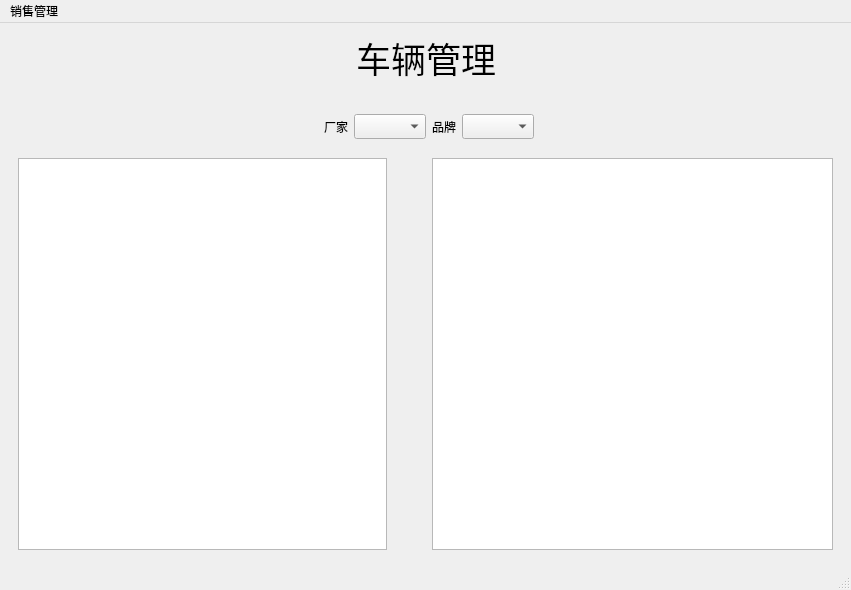
<?xml version="1.0" encoding="UTF-8"?>
<ui version="4.0">
 <class>MainWindow</class>
 <widget class="QMainWindow" name="MainWindow">
  <property name="geometry">
   <rect>
    <x>0</x>
    <y>0</y>
    <width>851</width>
    <height>590</height>
   </rect>
  </property>
  <property name="font">
   <font>
    <family>新宋体</family>
   </font>
  </property>
  <property name="windowTitle">
   <string>MainWindow</string>
  </property>
  <widget class="QWidget" name="centralwidget">
   <layout class="QGridLayout" name="gridLayout">
    <item row="0" column="0">
     <spacer name="horizontalSpacer_3">
      <property name="orientation">
       <enum>Qt::Horizontal</enum>
      </property>
      <property name="sizeHint" stdset="0">
       <size>
        <width>291</width>
        <height>20</height>
       </size>
      </property>
     </spacer>
    </item>
    <item row="0" column="1">
     <widget class="QLabel" name="labelTitle">
      <property name="font">
       <font>
        <family>新宋体</family>
        <pointsize>26</pointsize>
       </font>
      </property>
      <property name="text">
       <string>车辆管理</string>
      </property>
     </widget>
    </item>
    <item row="0" column="2">
     <spacer name="horizontalSpacer_4">
      <property name="orientation">
       <enum>Qt::Horizontal</enum>
      </property>
      <property name="sizeHint" stdset="0">
       <size>
        <width>291</width>
        <height>20</height>
       </size>
      </property>
     </spacer>
    </item>
    <item row="1" column="0" colspan="3">
     <widget class="QStackedWidget" name="stackedWidget">
      <property name="currentIndex">
       <number>1</number>
      </property>
      <widget class="QWidget" name="pageCar">
       <widget class="QSplitter" name="splitter">
        <property name="geometry">
         <rect>
          <x>0</x>
          <y>10</y>
          <width>811</width>
          <height>471</height>
         </rect>
        </property>
        <property name="orientation">
         <enum>Qt::Horizontal</enum>
        </property>
        <widget class="QToolBox" name="toolBox">
         <property name="minimumSize">
          <size>
           <width>400</width>
           <height>0</height>
          </size>
         </property>
         <property name="currentIndex">
          <number>0</number>
         </property>
         <widget class="QWidget" name="page_3">
          <property name="geometry">
           <rect>
            <x>0</x>
            <y>0</y>
            <width>546</width>
            <height>411</height>
           </rect>
          </property>
          <attribute name="label">
           <string>出售车辆</string>
          </attribute>
          <widget class="QWidget" name="layoutWidget1">
           <property name="geometry">
            <rect>
             <x>40</x>
             <y>120</y>
             <width>251</width>
             <height>23</height>
            </rect>
           </property>
           <layout class="QHBoxLayout" name="horizontalLayout_3">
            <item>
             <widget class="QLabel" name="label_3">
              <property name="text">
               <string>报价</string>
              </property>
             </widget>
            </item>
            <item>
             <widget class="QLineEdit" name="lineEditPrice"/>
            </item>
            <item>
             <widget class="QLabel" name="label_4">
              <property name="text">
               <string>万元</string>
              </property>
             </widget>
            </item>
           </layout>
          </widget>
          <widget class="QWidget" name="layoutWidget2">
           <property name="geometry">
            <rect>
             <x>40</x>
             <y>170</y>
             <width>181</width>
             <height>23</height>
            </rect>
           </property>
           <layout class="QHBoxLayout" name="horizontalLayout_4">
            <item>
             <widget class="QLabel" name="label_5">
              <property name="text">
               <string>数量</string>
              </property>
             </widget>
            </item>
            <item>
             <spacer name="horizontalSpacer_6">
              <property name="orientation">
               <enum>Qt::Horizontal</enum>
              </property>
              <property name="sizeHint" stdset="0">
               <size>
                <width>40</width>
                <height>20</height>
               </size>
              </property>
             </spacer>
            </item>
            <item>
             <widget class="QSpinBox" name="spinBox"/>
            </item>
            <item>
             <spacer name="horizontalSpacer_5">
              <property name="orientation">
               <enum>Qt::Horizontal</enum>
              </property>
              <property name="sizeHint" stdset="0">
               <size>
                <width>40</width>
                <height>20</height>
               </size>
              </property>
             </spacer>
            </item>
           </layout>
          </widget>
          <widget class="QWidget" name="layoutWidget4">
           <property name="geometry">
            <rect>
             <x>40</x>
             <y>280</y>
             <width>251</width>
             <height>23</height>
            </rect>
           </property>
           <layout class="QHBoxLayout" name="horizontalLayout_6">
            <item>
             <widget class="QLabel" name="label_7">
              <property name="text">
               <string>金额</string>
              </property>
             </widget>
            </item>
            <item>
             <widget class="QLineEdit" name="lineEditTotal"/>
            </item>
            <item>
             <widget class="QLabel" name="label_8">
              <property name="text">
               <string>万元</string>
              </property>
             </widget>
            </item>
           </layout>
          </widget>
          <widget class="QWidget" name="layoutWidget5">
           <property name="geometry">
            <rect>
             <x>40</x>
             <y>330</y>
             <width>242</width>
             <height>30</height>
            </rect>
           </property>
           <layout class="QHBoxLayout" name="horizontalLayout_7">
            <item>
             <widget class="QPushButton" name="buttonSure">
              <property name="text">
               <string>确定</string>
              </property>
             </widget>
            </item>
            <item>
             <spacer name="horizontalSpacer_9">
              <property name="orientation">
               <enum>Qt::Horizontal</enum>
              </property>
              <property name="sizeHint" stdset="0">
               <size>
                <width>40</width>
                <height>20</height>
               </size>
              </property>
             </spacer>
            </item>
            <item>
             <widget class="QPushButton" name="buttonCancle">
              <property name="text">
               <string>取消</string>
              </property>
             </widget>
            </item>
           </layout>
          </widget>
          <widget class="QWidget" name="layoutWidget6">
           <property name="geometry">
            <rect>
             <x>40</x>
             <y>10</y>
             <width>222</width>
             <height>23</height>
            </rect>
           </property>
           <layout class="QHBoxLayout" name="horizontalLayout">
            <item>
             <widget class="QLabel" name="label">
              <property name="text">
               <string>厂家</string>
              </property>
             </widget>
            </item>
            <item>
             <spacer name="horizontalSpacer">
              <property name="orientation">
               <enum>Qt::Horizontal</enum>
              </property>
              <property name="sizeHint" stdset="0">
               <size>
                <width>40</width>
                <height>20</height>
               </size>
              </property>
             </spacer>
            </item>
            <item>
             <widget class="QComboBox" name="comboBoxfactory"/>
            </item>
            <item>
             <spacer name="horizontalSpacer_10">
              <property name="orientation">
               <enum>Qt::Horizontal</enum>
              </property>
              <property name="sizeHint" stdset="0">
               <size>
                <width>40</width>
                <height>20</height>
               </size>
              </property>
             </spacer>
            </item>
           </layout>
          </widget>
          <widget class="QWidget" name="layoutWidget7">
           <property name="geometry">
            <rect>
             <x>40</x>
             <y>60</y>
             <width>222</width>
             <height>23</height>
            </rect>
           </property>
           <layout class="QHBoxLayout" name="horizontalLayout_2">
            <item>
             <widget class="QLabel" name="label_2">
              <property name="text">
               <string>品牌</string>
              </property>
             </widget>
            </item>
            <item>
             <spacer name="horizontalSpacer_11">
              <property name="orientation">
               <enum>Qt::Horizontal</enum>
              </property>
              <property name="sizeHint" stdset="0">
               <size>
                <width>40</width>
                <height>20</height>
               </size>
              </property>
             </spacer>
            </item>
            <item>
             <widget class="QComboBox" name="comboBoxbrand"/>
            </item>
            <item>
             <spacer name="horizontalSpacer_2">
              <property name="orientation">
               <enum>Qt::Horizontal</enum>
              </property>
              <property name="sizeHint" stdset="0">
               <size>
                <width>40</width>
                <height>20</height>
               </size>
              </property>
             </spacer>
            </item>
           </layout>
          </widget>
          <widget class="QLabel" name="labelLast">
           <property name="geometry">
            <rect>
             <x>187</x>
             <y>231</y>
             <width>16</width>
             <height>16</height>
            </rect>
           </property>
           <property name="text">
            <string>20</string>
           </property>
          </widget>
          <widget class="QLabel" name="label_6">
           <property name="geometry">
            <rect>
             <x>41</x>
             <y>231</y>
             <width>64</width>
             <height>16</height>
            </rect>
           </property>
           <property name="text">
            <string>剩余数量</string>
           </property>
          </widget>
         </widget>
         <widget class="QWidget" name="page_4">
          <property name="geometry">
           <rect>
            <x>0</x>
            <y>0</y>
            <width>546</width>
            <height>411</height>
           </rect>
          </property>
          <attribute name="label">
           <string>新车入库</string>
          </attribute>
          <layout class="QGridLayout" name="gridLayout_2">
           <item row="0" column="0" colspan="5">
            <widget class="QTableView" name="tableView"/>
           </item>
           <item row="1" column="0">
            <widget class="QLabel" name="label_9">
             <property name="text">
              <string>id</string>
             </property>
             <property name="alignment">
              <set>Qt::AlignCenter</set>
             </property>
            </widget>
           </item>
           <item row="1" column="2" colspan="2">
            <widget class="QLabel" name="label_10">
             <property name="text">
              <string>factory</string>
             </property>
            </widget>
           </item>
           <item row="1" column="4">
            <widget class="QLabel" name="label_11">
             <property name="text">
              <string>name</string>
             </property>
             <property name="alignment">
              <set>Qt::AlignCenter</set>
             </property>
            </widget>
           </item>
           <item row="2" column="0">
            <widget class="QLineEdit" name="lineID">
             <property name="text">
              <string>9</string>
             </property>
             <property name="alignment">
              <set>Qt::AlignRight|Qt::AlignTrailing|Qt::AlignVCenter</set>
             </property>
            </widget>
           </item>
           <item row="2" column="1" colspan="3">
            <widget class="QLineEdit" name="lineFactory">
             <property name="text">
              <string>AA</string>
             </property>
             <property name="alignment">
              <set>Qt::AlignRight|Qt::AlignTrailing|Qt::AlignVCenter</set>
             </property>
            </widget>
           </item>
           <item row="2" column="4">
            <widget class="QLineEdit" name="lineName">
             <property name="text">
              <string>AAB</string>
             </property>
             <property name="alignment">
              <set>Qt::AlignRight|Qt::AlignTrailing|Qt::AlignVCenter</set>
             </property>
            </widget>
           </item>
           <item row="3" column="0" colspan="2">
            <widget class="QLabel" name="label_12">
             <property name="text">
              <string>price</string>
             </property>
             <property name="alignment">
              <set>Qt::AlignCenter</set>
             </property>
            </widget>
           </item>
           <item row="3" column="3">
            <widget class="QLabel" name="label_13">
             <property name="text">
              <string>num</string>
             </property>
             <property name="alignment">
              <set>Qt::AlignCenter</set>
             </property>
            </widget>
           </item>
           <item row="4" column="0" colspan="3">
            <widget class="QLineEdit" name="linePrice">
             <property name="text">
              <string>25</string>
             </property>
             <property name="alignment">
              <set>Qt::AlignRight|Qt::AlignTrailing|Qt::AlignVCenter</set>
             </property>
            </widget>
           </item>
           <item row="4" column="3" colspan="2">
            <widget class="QLineEdit" name="lineNum">
             <property name="text">
              <string>10</string>
             </property>
             <property name="alignment">
              <set>Qt::AlignRight|Qt::AlignTrailing|Qt::AlignVCenter</set>
             </property>
            </widget>
           </item>
           <item row="5" column="0" colspan="5">
            <layout class="QHBoxLayout" name="horizontalLayout_5">
             <item>
              <widget class="QPushButton" name="buttonAdd">
               <property name="text">
                <string>添加</string>
               </property>
              </widget>
             </item>
             <item>
              <widget class="QPushButton" name="buttonDel">
               <property name="text">
                <string>删除</string>
               </property>
              </widget>
             </item>
             <item>
              <widget class="QPushButton" name="buttonSub">
               <property name="text">
                <string>提交</string>
               </property>
              </widget>
             </item>
             <item>
              <widget class="QPushButton" name="buttonRev">
               <property name="text">
                <string>撤销</string>
               </property>
              </widget>
             </item>
            </layout>
           </item>
          </layout>
         </widget>
        </widget>
        <widget class="QTextEdit" name="textEdit">
         <property name="minimumSize">
          <size>
           <width>200</width>
           <height>0</height>
          </size>
         </property>
         <property name="readOnly">
          <bool>true</bool>
         </property>
        </widget>
       </widget>
      </widget>
      <widget class="QWidget" name="pageOther">
       <layout class="QGridLayout" name="gridLayout_3">
        <item row="0" column="4">
         <spacer name="verticalSpacer">
          <property name="orientation">
           <enum>Qt::Vertical</enum>
          </property>
          <property name="sizeType">
           <enum>QSizePolicy::Maximum</enum>
          </property>
          <property name="sizeHint" stdset="0">
           <size>
            <width>20</width>
            <height>15</height>
           </size>
          </property>
         </spacer>
        </item>
        <item row="1" column="0">
         <layout class="QHBoxLayout" name="horizontalLayout_8"/>
        </item>
        <item row="1" column="1" colspan="6">
         <layout class="QHBoxLayout" name="horizontalLayout_9"/>
        </item>
        <item row="2" column="1">
         <spacer name="horizontalSpacer_7">
          <property name="orientation">
           <enum>Qt::Horizontal</enum>
          </property>
          <property name="sizeHint" stdset="0">
           <size>
            <width>250</width>
            <height>20</height>
           </size>
          </property>
         </spacer>
        </item>
        <item row="2" column="2">
         <widget class="QLabel" name="label_14">
          <property name="text">
           <string>厂家</string>
          </property>
         </widget>
        </item>
        <item row="2" column="3" colspan="2">
         <widget class="QComboBox" name="comboBoxOtherFactory"/>
        </item>
        <item row="2" column="5">
         <widget class="QLabel" name="label_15">
          <property name="text">
           <string>品牌</string>
          </property>
         </widget>
        </item>
        <item row="2" column="6">
         <widget class="QComboBox" name="comboBoxOtherBrand"/>
        </item>
        <item row="2" column="7">
         <spacer name="horizontalSpacer_12">
          <property name="orientation">
           <enum>Qt::Horizontal</enum>
          </property>
          <property name="sizeHint" stdset="0">
           <size>
            <width>259</width>
            <height>17</height>
           </size>
          </property>
         </spacer>
        </item>
        <item row="3" column="3" colspan="3">
         <layout class="QHBoxLayout" name="horizontalLayout_10">
          <item>
           <spacer name="verticalSpacer_2">
            <property name="orientation">
             <enum>Qt::Vertical</enum>
            </property>
            <property name="sizeType">
             <enum>QSizePolicy::Maximum</enum>
            </property>
            <property name="sizeHint" stdset="0">
             <size>
              <width>20</width>
              <height>13</height>
             </size>
            </property>
           </spacer>
          </item>
          <item>
           <spacer name="verticalSpacer_3">
            <property name="orientation">
             <enum>Qt::Vertical</enum>
            </property>
            <property name="sizeType">
             <enum>QSizePolicy::Maximum</enum>
            </property>
            <property name="sizeHint" stdset="0">
             <size>
              <width>20</width>
              <height>13</height>
             </size>
            </property>
           </spacer>
          </item>
         </layout>
        </item>
        <item row="4" column="0" colspan="4">
         <widget class="QChartView" name="barCharts"/>
        </item>
        <item row="4" column="5" colspan="3">
         <widget class="QChartView" name="pieCharts"/>
        </item>
       </layout>
      </widget>
     </widget>
    </item>
   </layout>
  </widget>
  <widget class="QMenuBar" name="menubar">
   <property name="geometry">
    <rect>
     <x>0</x>
     <y>0</y>
     <width>851</width>
     <height>21</height>
    </rect>
   </property>
   <widget class="QMenu" name="menu">
    <property name="title">
     <string>销售管理</string>
    </property>
    <addaction name="action"/>
    <addaction name="action_2"/>
   </widget>
   <addaction name="menu"/>
  </widget>
  <widget class="QStatusBar" name="statusbar"/>
  <action name="action">
   <property name="text">
    <string>车辆管理</string>
   </property>
  </action>
  <action name="action_2">
   <property name="text">
    <string>销售统计</string>
   </property>
  </action>
 </widget>
 <customwidgets>
  <customwidget>
   <class>QChartView</class>
   <extends>QGraphicsView</extends>
   <header>qchartview.h</header>
  </customwidget>
 </customwidgets>
 <resources/>
 <connections/>
</ui>
